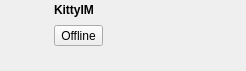
<?xml version="1.0" encoding="UTF-8"?>
<ui version="4.0">
 <class>RosterHeader</class>
 <widget class="QWidget" name="RosterHeader">
  <property name="geometry">
   <rect>
    <x>0</x>
    <y>0</y>
    <width>246</width>
    <height>71</height>
   </rect>
  </property>
  <layout class="QGridLayout" name="gridLayout">
   <property name="horizontalSpacing">
    <number>3</number>
   </property>
   <property name="verticalSpacing">
    <number>2</number>
   </property>
   <property name="margin">
    <number>3</number>
   </property>
   <item row="0" column="0" rowspan="4">
    <widget class="QLabel" name="avatarLabel">
     <property name="minimumSize">
      <size>
       <width>48</width>
       <height>48</height>
      </size>
     </property>
     <property name="maximumSize">
      <size>
       <width>48</width>
       <height>48</height>
      </size>
     </property>
     <property name="text">
      <string/>
     </property>
     <property name="scaledContents">
      <bool>true</bool>
     </property>
    </widget>
   </item>
   <item row="0" column="2">
    <widget class="QLabel" name="profileLabel">
     <property name="font">
      <font>
       <weight>75</weight>
       <bold>true</bold>
      </font>
     </property>
     <property name="text">
      <string notr="true">KittyIM</string>
     </property>
    </widget>
   </item>
   <item row="2" column="2">
    <layout class="QHBoxLayout" name="horizontalLayout">
     <property name="spacing">
      <number>0</number>
     </property>
     <item>
      <widget class="Kitty::StatusChangeButton" name="statusChangeButton">
       <property name="text">
        <string>Offline</string>
       </property>
      </widget>
     </item>
     <item>
      <spacer name="horizontalSpacer_2">
       <property name="orientation">
        <enum>Qt::Horizontal</enum>
       </property>
       <property name="sizeHint" stdset="0">
        <size>
         <width>40</width>
         <height>20</height>
        </size>
       </property>
      </spacer>
     </item>
    </layout>
   </item>
   <item row="3" column="2">
    <layout class="QHBoxLayout" name="horizontalLayout_2">
     <property name="spacing">
      <number>0</number>
     </property>
     <item>
      <widget class="Kitty::StatusTextWidget" name="statusTextEdit" native="true">
       <property name="sizePolicy">
        <sizepolicy hsizetype="Fixed" vsizetype="Fixed">
         <horstretch>0</horstretch>
         <verstretch>0</verstretch>
        </sizepolicy>
       </property>
       <property name="minimumSize">
        <size>
         <width>100</width>
         <height>0</height>
        </size>
       </property>
      </widget>
     </item>
     <item>
      <spacer name="horizontalSpacer">
       <property name="orientation">
        <enum>Qt::Horizontal</enum>
       </property>
       <property name="sizeHint" stdset="0">
        <size>
         <width>40</width>
         <height>20</height>
        </size>
       </property>
      </spacer>
     </item>
    </layout>
   </item>
  </layout>
 </widget>
 <customwidgets>
  <customwidget>
   <class>Kitty::StatusChangeButton</class>
   <extends>QToolButton</extends>
   <header>widgets/StatusChangeButton.h</header>
  </customwidget>
  <customwidget>
   <class>Kitty::StatusTextWidget</class>
   <extends>QWidget</extends>
   <header>widgets/StatusTextWidget.h</header>
   <container>1</container>
  </customwidget>
 </customwidgets>
 <resources/>
 <connections/>
</ui>
